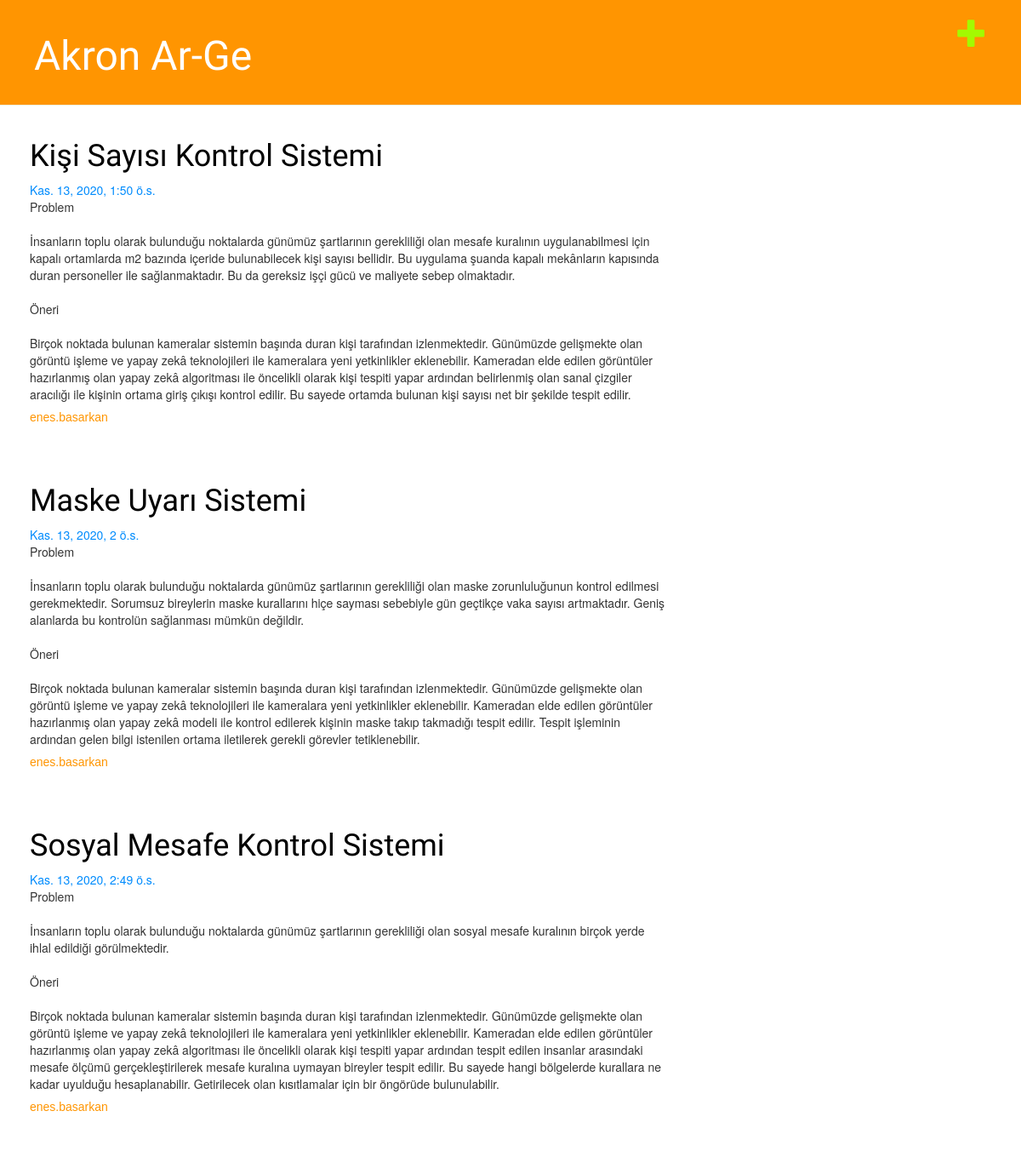
Before: / with the older database file.
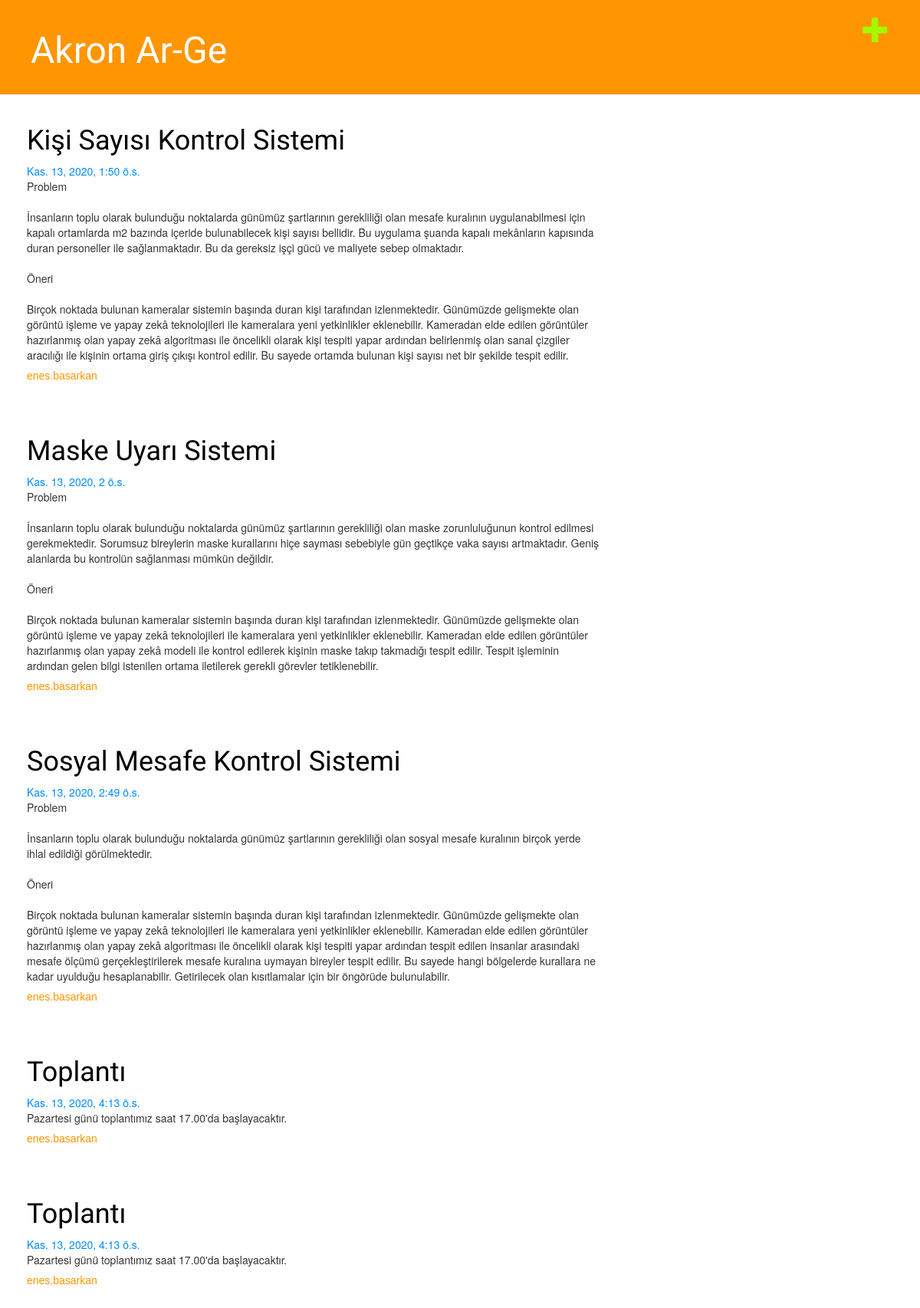
After: the same page with the newer database file.
### blog/models.py (models this page shows, shortened)
class Post(models.Model):
    author = models.ForeignKey('auth.User', on_delete=models.CASCADE)
    title = models.CharField(max_length=200)
    text = models.TextField()
    created_date = models.DateTimeField(
            default=timezone.now)
    published_date = models.DateTimeField(
            blank=True, null=True)

### blog/views.py (the view)
# urls.py: path('',views.post_list, name='post_list'),
def post_list(request):
    posts = Post.objects.filter(published_date__lte=timezone.now()).order_by('created_date')
    return render(request, 'blog/post_list.html', {'posts':posts})

### blog/templates/blog/post_list.html
{% extends 'blog/base.html' %}
{% block content %}
{% for post in posts %}
<div class="post">
    <h1><a href="{% url 'post_detail' pk=post.pk %}">{{ post.title }}</a></h1>
    <div class="date">
        {{ post.published_date }}
    </div>
    <p>{{ post.text|linebreaksbr }}</p>
    <h5>{{post.author}}</h5>
</div>
{% endfor %}
{% endblock %}

### blog/templates/blog/base.html (shortened to what this page needs)
{% load static %}
<html>
    <head>
        <link rel="stylesheet" href="//maxcdn.bootstrapcdn.com/bootstrap/3.2.0/css/bootstrap.min.css">
        <link rel="stylesheet" href="//maxcdn.bootstrapcdn.com/bootstrap/3.2.0/css/bootstrap-theme.min.css">
        <link rel="stylesheet" href="{% static 'css/blog.css' %}">
    </head>
    <body>
        <div class="page-header">
            <a href="{% url 'post_new' %}" class="top-menu"><span class="glyphicon glyphicon-plus"></span></a>
            <h1><a href="/">Akron Ar-Ge</a></h1>
        </div>
        <div class="content container">
            <div class="row">
                <div class="col-md-8">
                {% block content %}
                {% endblock %}
                </div>
            </div>
        </div>
    </body>
</html>

### blog/static/css/blog.css (style rules this page uses)
.page-header { background-color: #ff9501; margin-top: 0; padding: 20px 20px 20px 40px; }
.page-header h1, .page-header h1 a, .page-header h1 a:visited, .page-header h1 a:active { color: #ffffff; font-size: 36pt; text-decoration: none; }
.content { margin-left: 20px; }
h1, h2, h3, h4 { font-family: 'Lobster', cursive; }
h5 { font-family: 'Gill Sans', 'Gill Sans MT', Calibri, 'Trebuchet MS', sans-serif; color : #ff9501; }
.date { color: rgb(2, 140, 253); }
.top-menu, .top-menu:hover, .top-menu:visited { color: #a3fa01; float: right; font-size: 26pt; margin-right: 20px; }
.post { margin-bottom: 70px; }
.post h1 a, .post h1 a:visited { color: #000000; }

Changed rows visible on the page:
added Post: title "Toplantı", published_date "Kas. 13, 2020, 4:13 ö.s.", text "Pazartesi günü toplantımız saat 17.00'da başlayacaktır.", author "enes.basarkan"
added Post: title "Toplantı", published_date "Kas. 13, 2020, 4:13 ö.s.", text "Pazartesi günü toplantımız saat 17.00'da başlayacaktır.", author "enes.basarkan"
